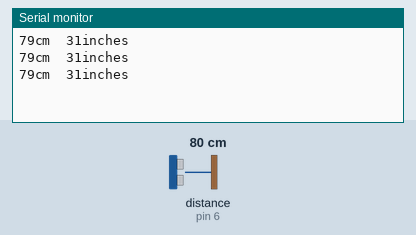
This sketch was run on a simulated Arduino Uno, built with avr-gcc and run on an emulated ATmega328P. Shown: the last lines printed to the serial monitor. Wiring (inferred from the names in the program): ultrasonic range finder: trigger pin 7; echo pin 6. The test bench sets the inputs (shaded band); at power-on: distance to the obstacle (sensor on pin 6) 80 cm. The echo pulse lasts 58.3 µs per cm.

Above: at 1.3 s.
1.4 s: distance to the obstacle (sensor on pin 6) set to 2 cm
At 2.6 s:
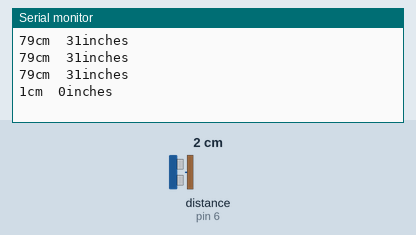
2.9 s: distance to the obstacle (sensor on pin 6) set to 4 cm
At 3.9 s:
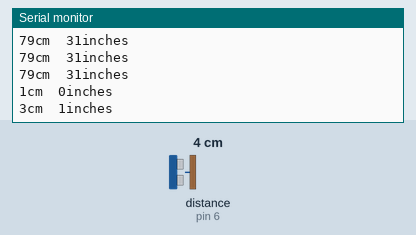
Timing chart, 0 to 5.9 s (numbered marks = the images above; inputs shaded):
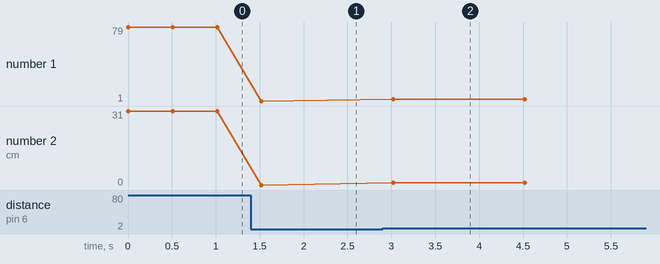

Measured:
- after the input at 1.4 s, the serial monitor: prints a new line after 0.12 s (image 1)
- after the input at 2.9 s, the serial monitor: prints a new line after 0.12 s (image 2)
- plotted number 1: 79 → 1 after the input at 1.4 s, 1 → 3 after the input at 2.9 s
- plotted number 2: 31 → 0 after the input at 1.4 s

The sketch:

distance_sensor1__1_.ino
```cpp
#define trigPin 7 // define trig pin
#define echoPin 6 // define echo pin
long duration, cm, inches; // variables for distance measurement
void setup() {
  Serial.begin(9600); // initialize serial communication
  pinMode(trigPin, OUTPUT); // set trig pin as output
  pinMode(echoPin, INPUT); // set echo pin as input

}
void loop() {
  digitalWrite(trigPin, LOW); // reset trig pin
  delayMicroseconds(2); // wait for 2 microseconds
  digitalWrite(trigPin, HIGH); // send 10 microsecond pulse to trigger sensor
  delayMicroseconds(10);
  digitalWrite(trigPin, LOW);
  duration = pulseIn(echoPin, HIGH); // measure time for echo to return
  cm = (duration/2) / 29.1; // calculate distance in cm
  inches = (duration/2) / 74; // calculate distance in inches
  Serial.print(cm);
  Serial.print("cm\t");
  Serial.print(inches);
  Serial.println("inches");
  delay(500); // wait for 500 milliseconds before taking next measurement
  if(inches<3){
  delay(1000);
  }
}
```
